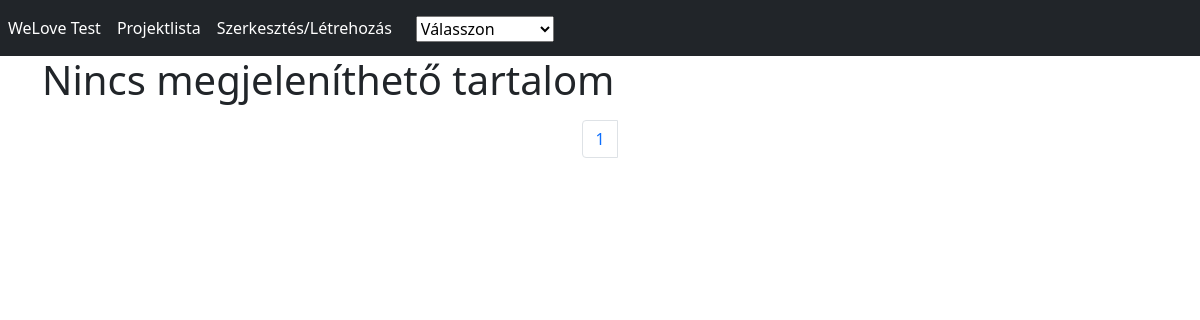
Before: /index.php?page=2 with the older database file.
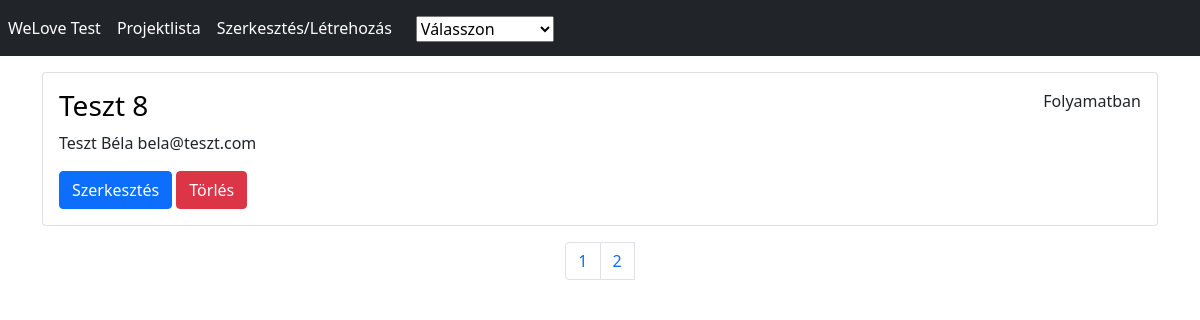
After: the same page with the newer database file.
### tables this page shows
CREATE TABLE IF NOT EXISTS `projects` (
  `id` int NOT NULL AUTO_INCREMENT,
  `title` varchar(150) NOT NULL,
  `description` mediumtext NOT NULL,
  PRIMARY KEY (`id`)
);

CREATE TABLE IF NOT EXISTS `statuses` (
  `id` int NOT NULL AUTO_INCREMENT,
  `key` varchar(45) NOT NULL,
  `name` varchar(45) NOT NULL,
  PRIMARY KEY (`id`),
  UNIQUE KEY `key_UNIQUE` (`key`)
);

CREATE TABLE IF NOT EXISTS `owners` (
  `id` int NOT NULL AUTO_INCREMENT,
  `name` varchar(150) NOT NULL,
  `email` varchar(150) NOT NULL,
  PRIMARY KEY (`id`),
  UNIQUE KEY `owner_email_UNIQUE` (`email`)
);

### classes/Db.class.php (called while the page is built)
<?php
class Db {
    private $username = "root";
    private $password = "";
    private $dbName = "welove_test";
    public function connect() {
        try {
            $dbh = new PDO('mysql:host=localhost;dbname=' . $this->dbName, $this->username, $this->password);
            return $dbh;
        } catch (PDOException $e) {
            print "Error!: ".$e->getMessage()."<br>";
            die();
        }
    }
}

### traits/ProjectDao.trait.php (called while the page is built, shortened)
<?php
require_once(__DIR__.'/../classes/Db.class.php') ;
trait ProjectDAO{
    function readProject($pageOne, $perPage){
        try{
            $stmt = $this->connect()->prepare('SELECT projects.id AS projectId, title, `owners`.`name` AS contact, `email`, statuses.name AS `status`
            FROM projects
            LEFT JOIN project_owner_pivot ON project_owner_pivot.project_id = projects.id
            LEFT JOIN owners ON owners.id = project_owner_pivot.owner_id
            LEFT JOIN project_status_pivot ON project_status_pivot.project_id = projects.id
            LEFT JOIN statuses ON statuses.id = project_status_pivot.status_id
            LIMIT ?, ?
            ;');
            $stmt->bindParam(1, $pageOne, PDO::PARAM_INT);
            $stmt->bindParam(2, $perPage, PDO::PARAM_INT);
            $stmt->execute();
            return $stmt->fetchAll();
        } catch (PDOException $e) {
            echo "Error!: ".$e->getMessage()."<br>";
        }
    }
    function pagination($perPage){
        try{
            $projectCount = $this->connect()->prepare('SELECT COUNT(*) FROM projects');
            $projectCount->execute();
            $count = $projectCount->fetchColumn();
            $count = ceil($count / $perPage);
            return $count;
        }catch (PDOException $e){
            echo "Error!: ".$e->getMessage()."<br>";
        }
    }
}

### index.php (the view, shortened to what this page needs)
<?php require_once('classes/Db.class.php'); ?>
<?php require_once('traits/ProjectDao.trait.php'); ?>
<?php include 'includes/header.inc.php'; ?>
<?php include 'includes/navbar.inc.php'; ?>
<div class="container">
    <div>
        <?php
            $perPage = 10;
            if(isset($_GET['page'])){
                $page = $_GET['page'];
            }else{
                $page = "";
            }
            if($page == "" || $page == 1){
                $pageOne = 0;
            }else{
                $pageOne = ($page * $perPage) - $perPage;
            }
            $project = new Project();
            $count = $project->pagination($perPage);
            $projects = $project->readProject($pageOne, $perPage);
            if(empty($matches) && empty($projects)){
                echo "<h1>Nincs megjeleníthető tartalom</h1>";
            }else{
                foreach($projects as $p){
                    echo "<div class='card mt-3 project'>
                            <div class='card-body'>
                                <div class='row'>
                                    <div class='col-lg-10'>
                                        <input class='project-id' value='" . $p["projectId"] . "'></input>
                                        <h3><a href='readForm.php?id=". $p["projectId"] ."'>". $p["title"] ."</a></h3>
                                    </div>
                                    <div class='col-lg-2'>
                                        <p class='float-end'>". $p["status"] . "</p>
                                    </div>
                                </div>
                                <div class='row'>
                                    <p>" . $p["contact"] . " " . $p["email"] . "</p>
                                </div>
                                <div class='row'>
                                    <div class='col-lg-5'>
                                        <a href='updateForm.php?id=" . $p["projectId"] . "' class='btn btn-primary edit'>Szerkesztés</a>
                                        <button class='btn btn-danger delete' data-id=". $p["projectId"] .">Törlés</button>
                                    </div>
                                </div>
                            </div>
                        </div>";
                }
            }
        ?>
        <ul class="pagination d-flex justify-content-center mt-3">
            <?php
                for($i = 1; $i <= $count; $i++){
                    echo "<li class='page-item'><a class='page-link' href='index.php?page={$i}'>{$i}</a></li>";
                }
            ?>
        </ul>
    </div>
</div>
<?php include 'includes/footer.inc.php'; ?>

### includes/header.inc.php (shortened to what this page needs)
<!DOCTYPE html>
<html>
<head>
    <link rel='stylesheet' type='text/css' media='screen' href='./css/stylesheet.css'>
    <link href="https://cdn.jsdelivr.net/npm/bootstrap@5.0.2/dist/css/bootstrap.min.css" rel="stylesheet">
</head>
<body>

### includes/navbar.inc.php (shortened to what this page needs)
<nav class="navbar navbar-expand-lg navbar-fixed-top bg-dark" id="navbar">
    <ul class="navbar-nav me-auto mb-2 mb-lg-0">
        <li class="nav-item"><a href="#" class="nav-link">WeLove Test</a></li>
        <li class="nav-item"><a href="/Projects/PamutLabor/index.php" class="nav-link active">Projektlista</a></li>
        <li class="nav-item"><a href="createForm.php" class="nav-link active" aria-current="page">Szerkesztés/Létrehozás</a></li>
        <li class="nav-item">
            <select id="filter" class="float-end mt-2 ms-3">
                <option selected value="">Válasszon</option>
            </select>
        </li>
    </ul>
</nav>

### includes/footer.inc.php (shortened to what this page needs)
</body>
</html>

### css/stylesheet.css (style rules this page uses)
#navbar li>a { color:white; }
h3>a { color: black; text-decoration: none; }

Changed rows visible on the page:
added projects: title "Teszt 8", statuses.name "Folyamatban", owners.name "Teszt Béla", owners.email "bela@teszt.com"
Other visible differences:
new list line: "2"
text no longer shown: "Nincs megjeleníthető tartalom"
